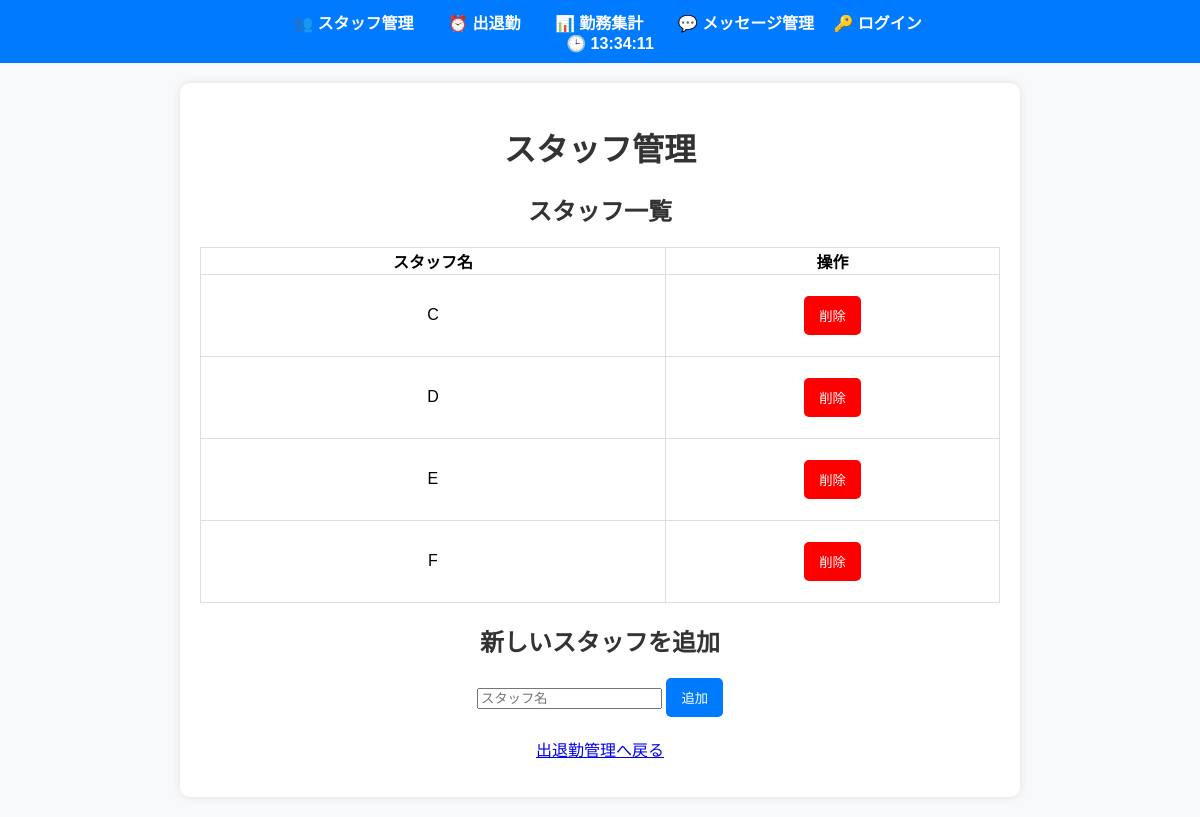
Page /staff on the earlier database version.
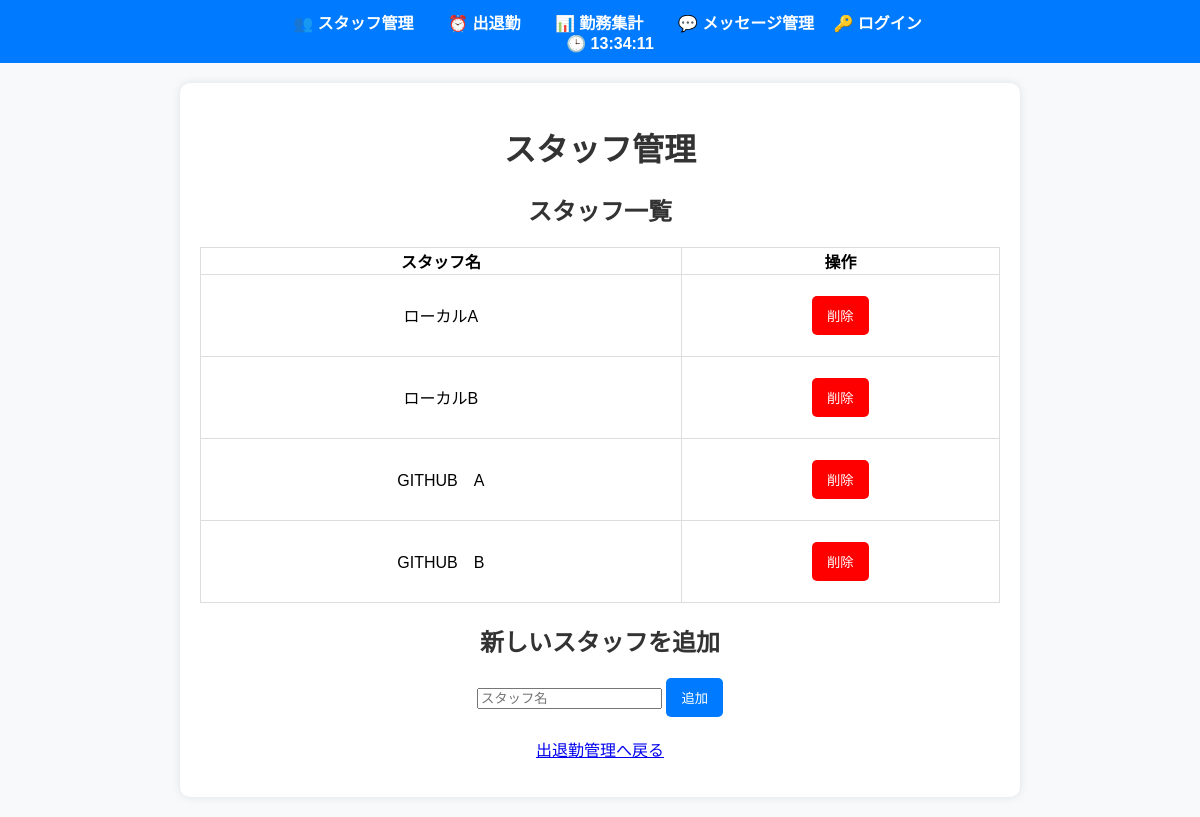
Same page on the later database version.
### models.py (models this page shows)
class Staff(db.Model):
    id = db.Column(db.Integer, primary_key=True)
    name = db.Column(db.String(100), nullable=False)

### routes.py (the view)
@app.route('/staff')
def staff_list():
    staff = Staff.query.all()
    return render_template('staff.html', staff=staff)

### templates/staff.html (shortened to what this page needs)
{% extends "base.html" %}
{% block content %}
<h1>スタッフ管理</h1>
<h2>スタッフ一覧</h2>
<table border="1">
    <tr>
        <th>スタッフ名</th>
        <th>操作</th>
    </tr>
    {% for person in staff %}
    <tr>
        <td>{{ person.name }}</td>
        <td>
            <form action="{{ url_for('delete_staff', staff_id=person.id) }}" method="POST" onsubmit="return confirm('本当に削除しますか？');">
                <button type="submit" style="background-color: red; color: white;">削除</button>
            </form>
        </td>
    </tr>
    {% endfor %}
</table>
<h2>新しいスタッフを追加</h2>
<form action="{{ url_for('add_staff') }}" method="POST">
    <input type="text" name="name" placeholder="スタッフ名" required>
    <button type="submit">追加</button>
</form>
<p><a href="{{ url_for('attendance') }}">出退勤管理へ戻る</a></p>
{% endblock %}

Differences in the rows shown:
removed Staff: name "E"
removed Staff: name "F"
added Staff: name "ローカルA"
added Staff: name "ローカルB"
changed Staff: name "C" → "GITHUB A"
changed Staff: name "D" → "GITHUB B"
